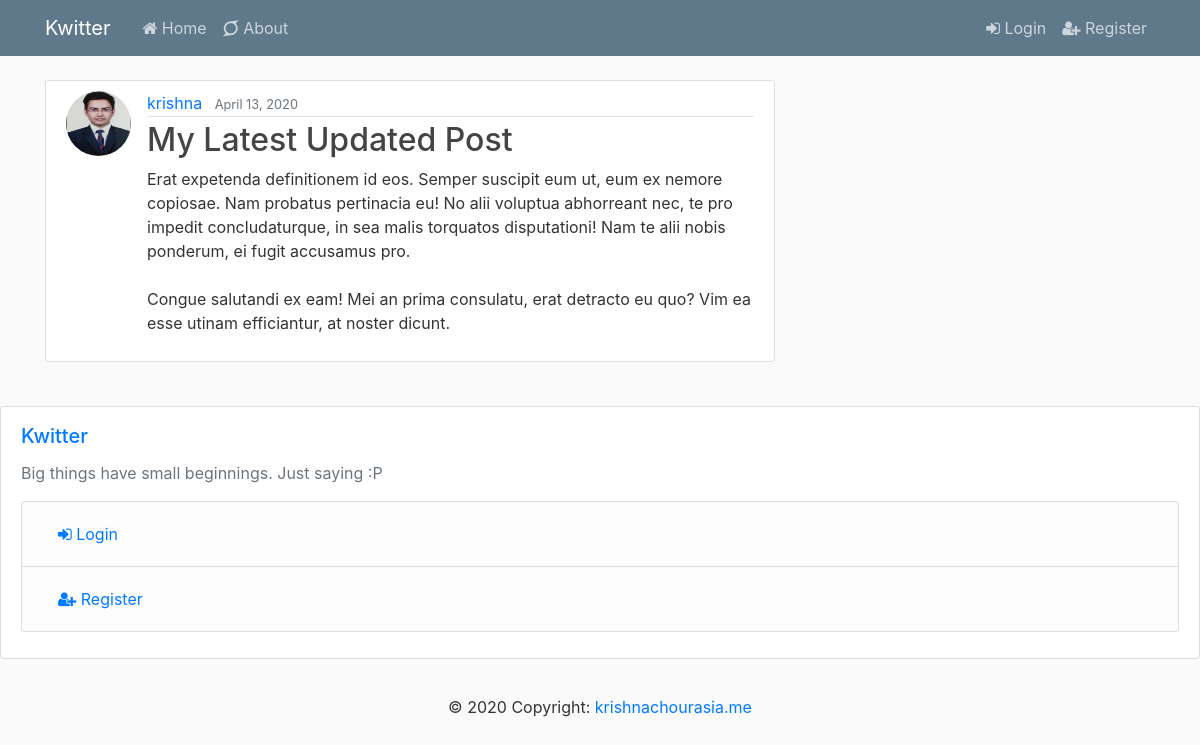
The page /post/29 on the database its author committed.
### blog/models.py (models this page shows, shortened)
class Post(models.Model):
    title = models.CharField(max_length=100)
    content = models.TextField()
    date_posted = models.DateTimeField(default=timezone.now)
    author = models.ForeignKey(User, on_delete=models.CASCADE)

### users/models.py (models this page shows, shortened)
class Profile(models.Model):
    user = models.OneToOneField(User, on_delete=models.CASCADE)
    image = models.ImageField(default='profile_pics/default.jpg', upload_to='profile_pics')

### blog/views.py (the view)
# urls.py: path("post/<int:pk>", PostDetailView.as_view(), name='blog-post'),
class PostDetailView(DetailView):
    model = Post
    template_name = 'blog/post_detail.html'

### blog/templates/blog/post_detail.html (shortened to what this page needs)
{% extends 'blog/base.html' %}
{% block content %}
       <article class="media content-section">
           <img class="rounded-circle article-img" src="{{ object.author.profile.image.url }}" >
  <div class="media-body">
    <div class="article-metadata">
      <a class="mr-2" href="{% url 'user-posts' object.author.username %}">{{ object.author }}</a>
      <small class="text-muted">{{ object.date_posted |date:"F d, Y" }}</small>
    </div>
    <h2 class="article-title" >{{ object.title }}</h2>
    <p class="article-content">{{ object.content }}</p>
  </div>
</article>
{% endblock content %}

### blog/static/blog/main.css (style rules this page uses)
body { background: #fafafa; color: #333333; margin-top: 5rem; }
h1, h2, h3, h4, h5, h6 { color: #444444; }
.content-section { background: #ffffff; padding: 10px 20px; border: 1px solid #dddddd; border-radius: 3px; margin-bottom: 20px; }
.article-title { color: #444444; }
.article-content { white-space: pre-line; }
.article-img { height: 65px; width: 65px; margin-right: 16px; }
.article-metadata { padding-bottom: 1px; margin-bottom: 4px; border-bottom: 1px solid #e3e3e3 }

### rows shown on the page
Post: author.profile.image (picture), author "krishna", date_posted "April 13, 2020", title "My Latest Updated Post", content "Erat expetenda definitionem id eos. Semper suscipit eum ut, eum ex nemore copiosae. Nam probatus pertinacia eu! No alii voluptua abhorreant nec, te pro impedit concludaturque, in sea malis torquatos disputationi! Nam te alii nobis ponderum, ei fugit accusamus pro. Congue salutandi ex eam! Mei an prima consulatu, erat detracto eu quo? Vim ea esse utinam efficiantur, at noster dicunt."
